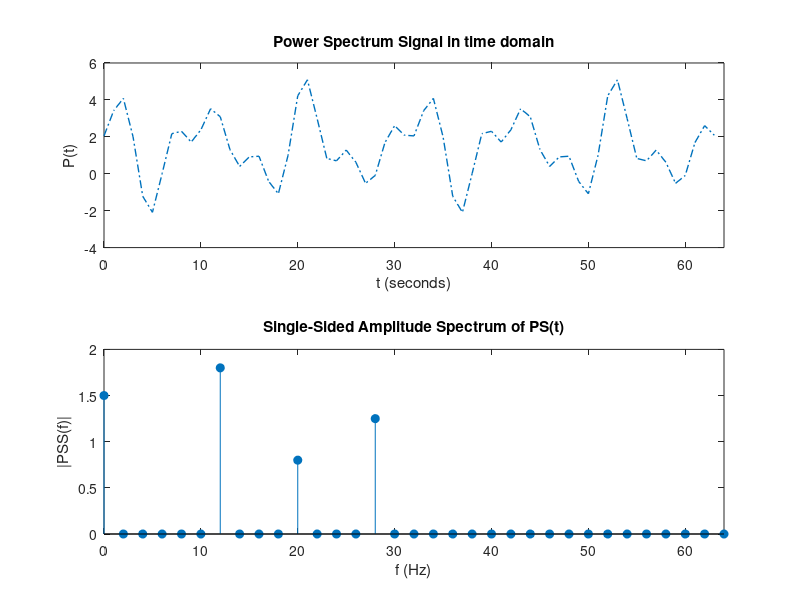

Write the MATLAB code that produced this figure.
%Samson David Puthenpeedika

n=64;
fs=128;
T=1/fs;
t = (0:n-1)*T;
f = fs*(0:(n/2))/n;

P= 1.5 + (1.8*cos(2*pi*(12)*t)) + (0.8*sin(2*pi*(20)*t)) - (1.25*cos(2*pi*(28)*t));
Y=fft(P);
PS=abs(Y/n);
PSS=PS(1:n/2+1);
PSS(2:end-1)=2*PSS(2:end-1);


subplot(2,1,1)
plot(128*t,P,"-.","LineWidth",1);
title('Power Spectrum Signal in time domain')
xlim([0 64]);
xlabel('t (seconds)')
ylabel('P(t)')

subplot(2,1,2)
stem(f,PSS,"filled");
xlim([0 64]);
title('Single-Sided Amplitude Spectrum of PS(t)')
xlabel('f (Hz)')
ylabel('|PSS(f)|')